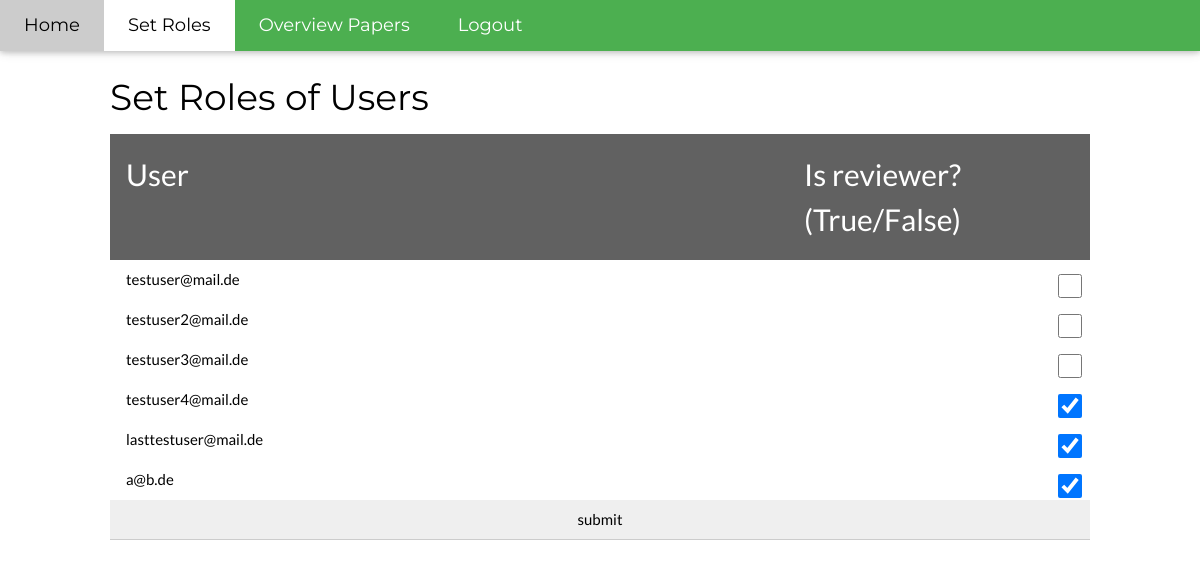
The page /roles (signed in) on the database as committed earlier.
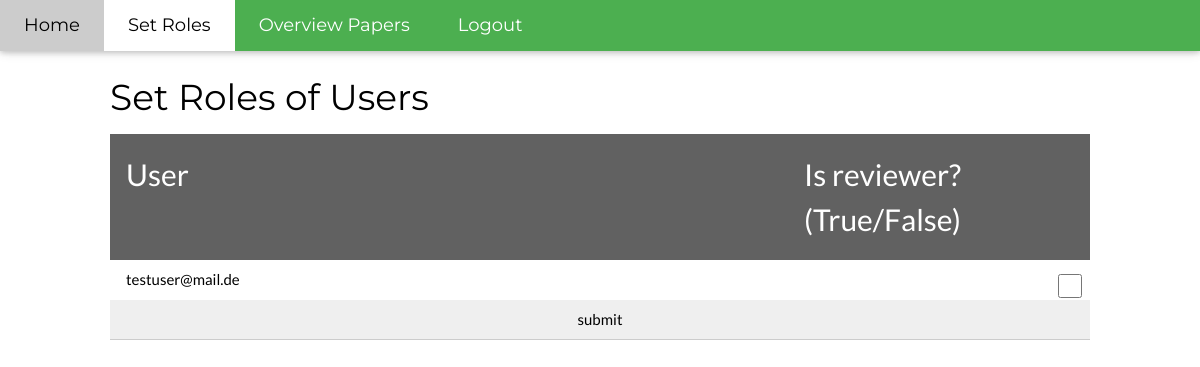
The same page on the database as committed later.
### models.py (models this page shows, shortened)
class User(db.Model):
    __tablename__ = 'user'
    id = db.Column(db.Integer, primary_key=True)
    email = db.Column(db.String(120), unique=True, nullable=False)
    hashed_password = db.Column(db.String(500), nullable=False)
    is_admin = db.Column(db.Boolean, nullable=False, default=False)
    is_reviewer = db.Column(db.Boolean, nullable=False, default=False)
    scored_papers = db.relationship("Score", back_populates="reviewer")

### app.py (the view, shortened to what this page needs)
@app.route('/roles', methods=['POST', 'GET'])
@check_authentification
@check_admin # preprocesser in helper_functions file
def roles():
    current_user = get_current_user()
    users = User.query.filter(User.is_admin == False).all()
    if request.method == "GET":
        return render_template('set_roles.html', users=users)

### helper_functions.py (called while the page is built)
def logged_in():
    return "auth_user_id" in session

@app.context_processor
def add_template_variables():
    variables = dict()
    logged_in_bool = logged_in()
    variables["logged_in"] = logged_in()
    variables["request_path"] = str(request.path)
    if logged_in_bool:
        variables["current_user"] = get_current_user()
    return variables

def check_authentification(f):
    @wraps(f)
    def decorated_function(*args, **kwargs):
        if logged_in():
            return f(*args, **kwargs)
        else:
            flash({"formField" : "success", "message" : "You do not have access to this page."}, CssClasses.ERROR)
            return redirect(url_for("login"))
    return decorated_function

def check_admin(f):
    @wraps(f)
    def decorated_function(*args, **kwargs):
        if get_current_user().is_admin:
            return f(*args, **kwargs)
        else:
            flash({"formField" : "success", "message" : "Only the conferencechair (admin) has access to this page"}, CssClasses.ERROR)
            return redirect(url_for("login"))
    return decorated_function

def get_current_user():
    return User.query.get(session["auth_user_id"])

### templates/set_roles.html (shortened to what this page needs)
{% extends "layout.html" %}
{% block body %}
    <h1>Set Roles of Users</h1>
      <form action = {{ url_for("roles") }} method = "POST">
           <table class="w3-table">
                <thead class="w3-dark-grey">
                     <tr>
                         <td style="width: 70%"><h2>User</h2></td>
                         <td><h2>Is reviewer? (True/False)</h2></td>
                     </tr>
                </thead>
           {% for user in users %}
                <tr class="w3-hover-green">
                     <td>{{ user.email }}</td>
                     <td><input class="w3-check w3-right" type="checkbox" name="user" value="{{ user.email }}" {% if user.is_reviewer %} checked {% endif %}></td>
                </tr>
           {% endfor %}
           </table>
          <input type="submit" value="submit" class="w3-input"/>
      </form>
{% endblock %}

Rows that differ between the two databases and show on the page:
removed User: email "testuser2@mail.de"
removed User: email "testuser3@mail.de"
removed User: email "testuser4@mail.de", is_reviewer "☑"
removed User: email "lasttestuser@mail.de", is_reviewer "☑"
removed User: email "a@b.de", is_reviewer "☑"
